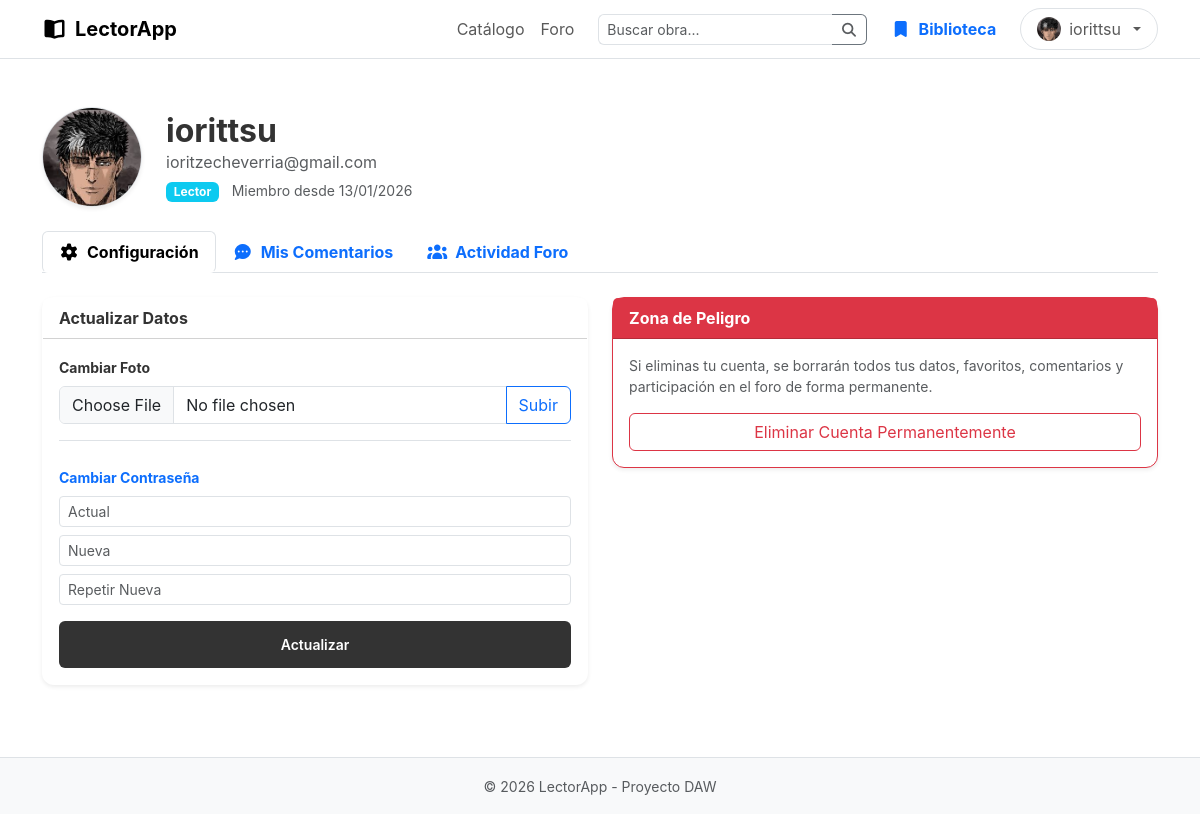
The app's page /perfil.php (signed in) with its own data.
### tables this page shows
CREATE TABLE `usuarios` (
  `id` int(11) NOT NULL,
  `nombre` varchar(50) NOT NULL,
  `email` varchar(100) NOT NULL,
  `password` varchar(255) NOT NULL,
  `rol` enum('admin','lector') DEFAULT 'lector',
  `fecha_registro` datetime DEFAULT current_timestamp(),
  `foto` varchar(255) DEFAULT NULL
);

### perfil.php (the view, shortened to what this page needs)
<?php
require 'includes/db.php';
$nombreUser = $_SESSION['usuario'];
$sql = "SELECT * FROM usuarios WHERE nombre = ?";
$stmt = $conn->prepare($sql);
$stmt->bind_param("s", $nombreUser);
$stmt->execute();
$usuario = $stmt->get_result()->fetch_assoc();
?>
<?php include 'includes/header.php'; ?>
<main class="container py-5">
    <div class="row mb-4 align-items-center">
        <div class="col-md-auto text-center">
            <?php $foto_mostrar = !empty($usuario['foto']) ? $usuario['foto'] : 'https://via.placeholder.com/150'; ?>
            <img src="<?php echo $foto_mostrar; ?>" class="rounded-circle border shadow-sm" width="100" height="100" style="object-fit: cover;">
        </div>
        <div class="col-md">
            <h2 class="mb-0 fw-bold"><?php echo htmlspecialchars($usuario['nombre']); ?></h2>
            <p class="text-muted mb-1"><?php echo htmlspecialchars($usuario['email']); ?></p>
            <span class="badge <?php echo $usuario['rol'] == 'admin' ? 'bg-danger' : 'bg-info'; ?>">
                <?php echo ucfirst($usuario['rol']); ?>
            </span>
            <span class="text-muted small ms-2">Miembro desde <?php echo date('d/m/Y', strtotime($usuario['fecha_registro'])); ?></span>
        </div>
    </div>
    <ul class="nav nav-tabs mb-4" id="myTab" role="tablist">
        <li class="nav-item" role="presentation">
            <button class="nav-link active fw-bold" id="config-tab" data-bs-toggle="tab" data-bs-target="#config" type="button">
                <i class="fas fa-cog me-2"></i>Configuración
            </button>
        </li>
        <li class="nav-item" role="presentation">
            <button class="nav-link fw-bold" id="actividad-tab" data-bs-toggle="tab" data-bs-target="#actividad" type="button">
                <i class="fas fa-comment-dots me-2"></i>Mis Comentarios
            </button>
        </li>
        <li class="nav-item" role="presentation">
            <button class="nav-link fw-bold" id="foro-tab" data-bs-toggle="tab" data-bs-target="#foro" type="button">
                <i class="fas fa-users me-2"></i>Actividad Foro
            </button>
        </li>
    </ul>
    <div class="tab-content" id="myTabContent">
        <div class="tab-pane fade show active" id="config" role="tabpanel">
            <div class="row">
                <div class="col-md-6 mb-4">
                    <div class="card shadow-sm h-100">
                        <div class="card-header bg-white fw-bold">Actualizar Datos</div>
                        <div class="card-body">
                            <form method="POST" enctype="multipart/form-data" class="mb-4 pb-3 border-bottom">
                                <label class="form-label small fw-bold">Cambiar Foto</label>
                                <div class="input-group">
                                    <input type="file" name="foto_perfil" class="form-control" required>
                                    <button class="btn btn-outline-primary" type="submit">Subir</button>
                                </div>
                            </form>
                            <form method="POST">
                                <label class="form-label small fw-bold text-primary">Cambiar Contraseña</label>
                                <div class="mb-2">
                                    <input type="password" name="pass_actual" class="form-control form-control-sm" placeholder="Actual" required>
                                </div>
                                <div class="mb-2">
                                    <input type="password" name="pass_nueva" class="form-control form-control-sm" placeholder="Nueva" required>
                                </div>
                                <div class="mb-3">
                                    <input type="password" name="pass_confirm" class="form-control form-control-sm" placeholder="Repetir Nueva" required>
                                </div>
                                <div class="d-grid">
                                    <button type="submit" class="btn btn-primary btn-sm">Actualizar</button>
                                </div>
                            </form>
                        </div>
                    </div>
                </div>
                <div class="col-md-6 mb-4">
                    <div class="card border-danger shadow-sm">
                        <div class="card-header bg-danger text-white fw-bold">Zona de Peligro</div>
                        <div class="card-body">
                            <p class="small text-muted">Si eliminas tu cuenta, se borrarán todos tus datos, favoritos, comentarios y participación en el foro de forma permanente.</p>
                            <a href="borrar_cuenta.php" class="btn btn-outline-danger w-100"
                               onclick="return confirm('¿Estás SEGURO? No hay vuelta atrás.');">
                                Eliminar Cuenta Permanentemente
                            </a>
                        </div>
                    </div>
                </div>
            </div>
        </div>
    </div>
</main>
<?php include 'includes/footer.php'; ?>

### assets/css/styles.css (style rules this page uses)
:root { --primary-color: #333; --accent-color: #f4f4f5; --star-color: #fbbf24; --blue-action: #2563eb; }
* { margin: 0; padding: 0; box-sizing: border-box; }
body { font-family: 'Inter', sans-serif; background-color: #fff; color: var(--primary-color); display: flex; flex-direction: column; min-height: 100vh; }
main { padding: 2rem 5%; max-width: 1400px; margin: 0 auto; flex: 1; width: 100%; }
button { padding: 0.5rem 1rem; cursor: pointer; background: #fff; border: 1px solid #ccc; border-radius: 6px; }
.card { background: #fff; border-radius: 12px; cursor: pointer; transition: transform 0.2s; display: flex; flex-direction: column; text-decoration: none; color: inherit; border: 1px solid transparent; }
.btn-primary { background-color: var(--primary-color); color: white; padding: 0.8rem 1.5rem; border: none; border-radius: 6px; cursor: pointer; width: 100%; font-weight: 600; }

### records on screen
usuarios: foto (picture), nombre "iorittsu", email "ioritzecheverria@gmail.com", rol "Lector", fecha_registro "13/01/2026"

### other values on screen
$_SESSION['usuario'] "iorittsu"
